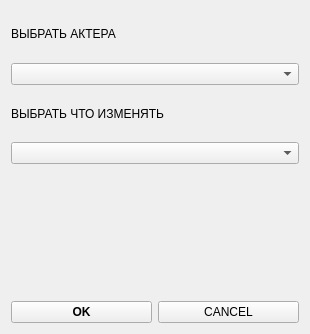
<?xml version="1.0" encoding="UTF-8"?>
<ui version="4.0">
 <class>Form</class>
 <widget class="QWidget" name="Form">
  <property name="geometry">
   <rect>
    <x>0</x>
    <y>0</y>
    <width>310</width>
    <height>334</height>
   </rect>
  </property>
  <property name="windowTitle">
   <string>Изменить данные в АКТЕРАХ</string>
  </property>
  <layout class="QGridLayout" name="gridLayout">
   <item row="0" column="0">
    <layout class="QVBoxLayout" name="verticalLayout">
     <item>
      <widget class="QLabel" name="label_redActorBase_actor">
       <property name="text">
        <string>ВЫБРАТЬ АКТЕРА</string>
       </property>
      </widget>
     </item>
     <item>
      <widget class="QComboBox" name="comboBox_redActorBase_actor"/>
     </item>
     <item>
      <widget class="QLabel" name="label_redActorBase_attr">
       <property name="text">
        <string>ВЫБРАТЬ ЧТО ИЗМЕНЯТЬ</string>
       </property>
      </widget>
     </item>
     <item>
      <widget class="QComboBox" name="comboBox_redActorBase_attr"/>
     </item>
    </layout>
   </item>
   <item row="1" column="0">
    <layout class="QHBoxLayout" name="horizontalLayout_3">
     <item alignment="Qt::AlignBottom">
      <widget class="QPushButton" name="pushButton_redActorBase_ok">
       <property name="font">
        <font>
         <weight>75</weight>
         <bold>true</bold>
        </font>
       </property>
       <property name="text">
        <string>OK</string>
       </property>
      </widget>
     </item>
     <item alignment="Qt::AlignBottom">
      <widget class="QPushButton" name="pushButton_redActorBase_cancel">
       <property name="text">
        <string>CANCEL</string>
       </property>
      </widget>
     </item>
    </layout>
   </item>
  </layout>
 </widget>
 <resources/>
 <connections/>
</ui>
